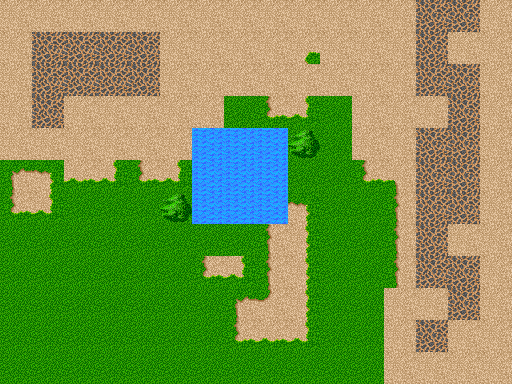

This is a level from a 2D game, rendered from its Tiled map with the project's own tilesets. A one-line summary and the map file follow, with tile-layer data summarised:
An orthogonal 16x12 tile map with 32x32 px tiles, 4 tile layers (grid, water, obstacles, grass), 1 hidden layer not drawn, 2 tilesets.

<map version="1.0" orientation="orthogonal" width="16" height="12" tilewidth="32" tileheight="32">
 <tileset firstgid="1" name="dg_edging132" tilewidth="32" tileheight="32">
  <image source="dg_edging132.gif" width="256" height="512" />
  <terraintypes>
   <terrain name="obstacle" tile="-1" />
   <terrain name="land" tile="-1" />
  </terraintypes>
  <tile id="9" terrain="1,1,1,1" />
  <tile id="10" terrain="1,1,1,1" />
  <tile id="11" terrain="1,1,1,1" />
  <tile id="17" terrain="1,1,1,1" />
  <tile id="18" terrain="1,1,1,1" />
  <tile id="32" terrain="1,1,1,1" />
  <tile id="33" terrain="1,1,1,1" />
  <tile id="35" terrain="1,1,1,1" />
  <tile id="40" terrain="1,1,1,1" />
  <tile id="41" terrain="1,1,1,1" />
  <tile id="42" terrain="1,1,1,1" />
  <tile id="43" terrain="1,1,1,1" />
  <tile id="49" terrain="1,1,1,1" />
  <tile id="56" terrain="1,1,1,1" />
  <tile id="57" terrain="1,1,1,1" />
  <tile id="59" terrain="1,1,1,1" />
  <tile id="117" terrain="1,1,1,1" />
  <tile id="121" terrain="1,1,1,1" />
  <tile id="122" terrain="0,0,0,0" />
  <tile id="123" terrain="0,0,0,0" />
  <tile id="124" terrain="1,1,1,1" />
  <tile id="125" terrain="0,0,0,0" />
  <tile id="126" terrain="0,0,0,0" />
 </tileset>
 <tileset firstgid="129" name="Panels" tilewidth="32" tileheight="32">
  <image source="PanelTileset.png" width="64" height="64" />
  <terraintypes>
   <terrain name="panelUp" tile="-1" />
   <terrain name="panelOver" tile="-1" />
   <terrain name="panelDown" tile="-1" />
  </terraintypes>
  <tile id="0" terrain="0,0,0,0">
   <properties>
    <property name="Panel" value="0" />
   </properties>
  </tile>
  <tile id="1" terrain="2,2,2,2">
   <properties>
    <property name="Panel" value="1" />
   </properties>
  </tile>
  <tile id="2">
   <properties>
    <property name="Panel" value="2" />
   </properties>
  </tile>
  <tile id="3" terrain="1,1,1,1">
   <properties>
    <property name="Panel" value="3" />
   </properties>
  </tile>
 </tileset>
 <layer name="panels" width="16" height="12" visible="0" opacity="0.3">
  <data>[192 cells, 192 non-empty, 3 distinct tile ids]</data>
 </layer>
 <layer name="grid" width="16" height="12">
  <data>[192 cells, 192 non-empty, 1 distinct tile ids]</data>
 </layer>
 <layer name="water" width="16" height="12">
  <properties>
   <property name="Terrain" value="water" />
  </properties>
  <data>[192 cells, 9 non-empty, 1 distinct tile ids]</data>
 </layer>
 <layer name="obstacles" width="16" height="12">
  <properties>
   <property name="Terrain" value="obstacle" />
  </properties>
  <data>[192 cells, 2 non-empty, 1 distinct tile ids]</data>
 </layer>
 <layer name="grass" width="16" height="12">
  <properties>
   <property name="Terrain" value="ground" />
  </properties>
  <data>[192 cells, 181 non-empty, 13 distinct tile ids]</data>
 </layer>
</map>
